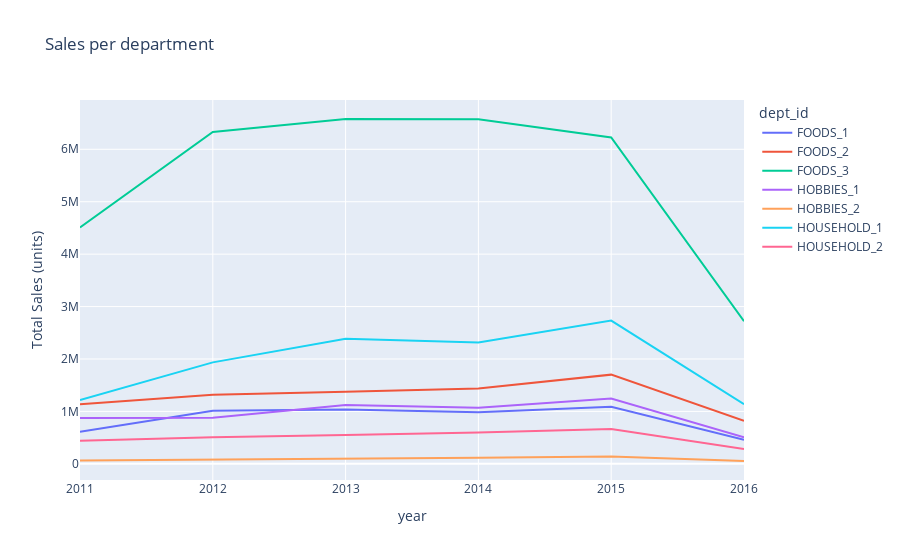

The code cell stored with this chart in its notebook:
### Code cell
fig6 = px.line(df6, x='year', y='sale_units',color='dept_id', title="Sales per department", labels={
                     "sale_units": "Total Sales (units)"
                      })

fig6.show()

### Figure 1 — Plotly figure (JSON) as saved in the notebook; plotly's stock layout.template omitted (floating-point values rounded to 4 significant figures)
{"data": [{"hovertemplate": "dept_id=FOODS_1<br>year=%{x}<br>Total Sales (units)=%{y}<extra></extra>", "legendgroup": "FOODS_1", "line": {"color": "#636efa", "dash": "solid"}, "marker": {"symbol": "circle"}, "mode": "lines", "name": "FOODS_1", "orientation": "v", "showlegend": true, "type": "scatter", "x": [2011, 2012, 2013, 2014, 2015, 2016], "xaxis": "x", "y": [610070, 1011192, 1038468, 984877, 1087217, 458576], "yaxis": "y"}, {"hovertemplate": "dept_id=FOODS_2<br>year=%{x}<br>Total Sales (units)=%{y}<extra></extra>", "legendgroup": "FOODS_2", "line": {"color": "#EF553B", "dash": "solid"}, "marker": {"symbol": "circle"}, "mode": "lines", "name": "FOODS_2", "orientation": "v", "showlegend": true, "type": "scatter", "x": [2011, 2012, 2013, 2014, 2015, 2016], "xaxis": "x", "y": [1139010, 1318851, 1375190, 1437226, 1701887, 822861], "yaxis": "y"}, {"hovertemplate": "dept_id=FOODS_3<br>year=%{x}<br>Total Sales (units)=%{y}<extra></extra>", "legendgroup": "FOODS_3", "line": {"color": "#00cc96", "dash": "solid"}, "marker": {"symbol": "circle"}, "mode": "lines", "name": "FOODS_3", "orientation": "v", "showlegend": true, "type": "scatter", "x": [2011, 2012, 2013, 2014, 2015, 2016], "xaxis": "x", "y": [4509784, 6330225, 6577824, 6573422, 6224751, 2720996], "yaxis": "y"}, {"hovertemplate": "dept_id=HOBBIES_1<br>year=%{x}<br>Total Sales (units)=%{y}<extra></extra>", "legendgroup": "HOBBIES_1", "line": {"color": "#ab63fa", "dash": "solid"}, "marker": {"symbol": "circle"}, "mode": "lines", "name": "HOBBIES_1", "orientation": "v", "showlegend": true, "type": "scatter", "x": [2011, 2012, 2013, 2014, 2015, 2016], "xaxis": "x", "y": [875816, 880654, 1121641, 1068373, 1247530, 505000], "yaxis": "y"}, {"hovertemplate": "dept_id=HOBBIES_2<br>year=%{x}<br>Total Sales (units)=%{y}<extra></extra>", "legendgroup": "HOBBIES_2", "line": {"color": "#FFA15A", "dash": "solid"}, "marker": {"symbol": "circle"}, "mode": "lines", "name": "HOBBIES_2", "orientation": "v", "showlegend": true, "type": "scatter", "x": [2011, 2012, 2013, 2014, 2015, 2016], "xaxis": "x", "y": [63335, 79183, 86418, 115473, 142625, 54608], "yaxis": "y"}, {"hovertemplate": "dept_id=HOUSEHOLD_1<br>year=%{x}<br>Total Sales (units)=%{y}<extra></extra>", "legendgroup": "HOUSEHOLD_1", "line": {"color": "#19d3f3", "dash": "solid"}, "marker": {"symbol": "circle"}, "mode": "lines", "name": "HOUSEHOLD_1", "orientation": "v", "showlegend": true, "type": "scatter", "x": [2011, 2012, 2013, 2014, 2015, 2016], "xaxis": "x", "y": [1217866, 1935393, 2386323, 2313698, 2732398, 1137175], "yaxis": "y"}, {"hovertemplate": "dept_id=HOUSEHOLD_2<br>year=%{x}<br>Total Sales (units)=%{y}<extra></extra>", "legendgroup": "HOUSEHOLD_2", "line": {"color": "#FF6692", "dash": "solid"}, "marker": {"symbol": "circle"}, "mode": "lines", "name": "HOUSEHOLD_2", "orientation": "v", "showlegend": true, "type": "scatter", "x": [2011, 2012, 2013, 2014, 2015, 2016], "xaxis": "x", "y": [440704, 506339, 549889, 596707, 664403, 283195], "yaxis": "y"}], "layout": {"legend": {"title": {"text": "dept_id"}, "tracegroupgap": 0}, "title": {"text": "Sales per department"}, "xaxis": {"anchor": "y", "domain": [0, 1], "title": {"text": "year"}}, "yaxis": {"anchor": "x", "domain": [0, 1], "title": {"text": "Total Sales (units)"}}}}
